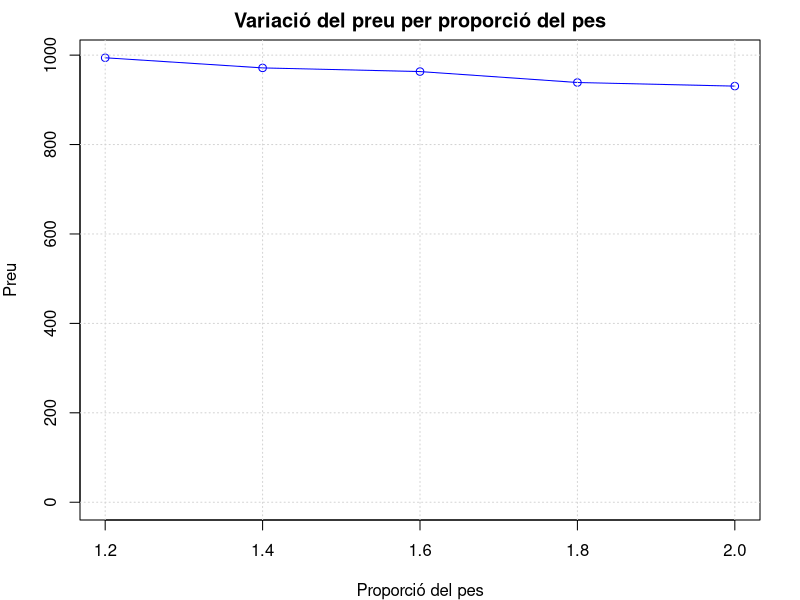
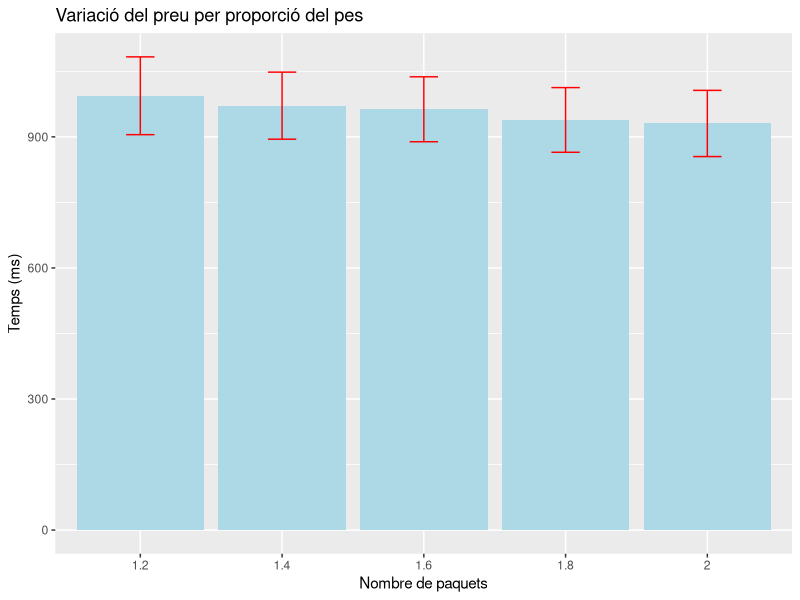
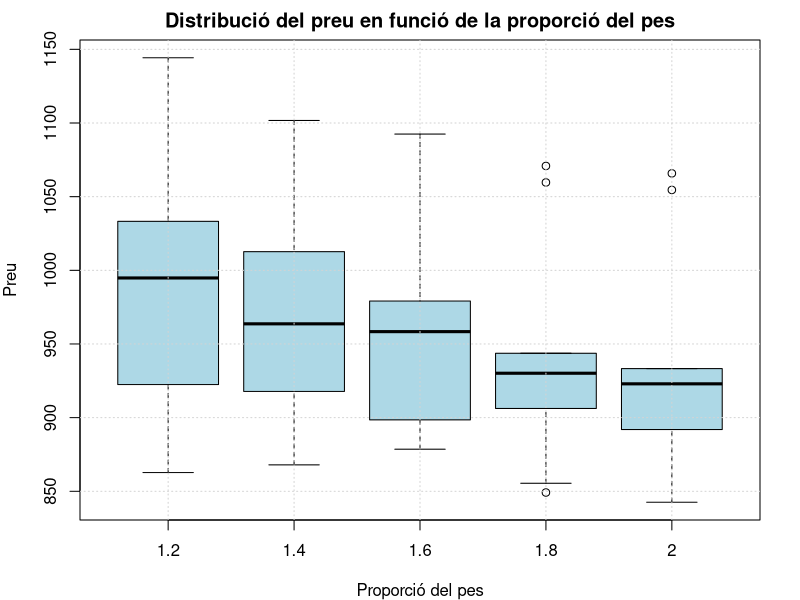

Generate these figures, in order, with R:
# Dades
data <- read.csv("exp5.csv", sep = ";")
# Seleccionar columnes dels temps per paquets
temps <- data[, c("X1.2", "X1.4", "X1.6", "X1.8", "X2.0")]

# Estadístiques bàsiques: mitjana i desviació estàndard
mean_times <- colMeans(temps)
sd_times <- apply(temps, 2, sd)
cv_times <- sd_times / mean_times

str(mean_times)  # Comprova l'estructura de mean_times
print(names(mean_times))
names(mean_times) <- c(1.2, 1.4, 1.6, 1.8, 2.0)

# Reduir les marges del gràfic
par(mar=c(4, 4, 2, 2))

# 1. Gràfic de línies per mostrar la mitjana del temps d'execució
plot(names(mean_times), mean_times, type="o", col="blue",
     xlab="Proporció del pes", ylab="Preu",
     main="Variació del preu per proporció del pes",
     ylim=c(0, max(mean_times)))
grid()

# 2. Gràfic de barres amb barres d'error (error bars)
library(ggplot2)
temps_means <- data.frame(Paquets=names(mean_times), Mitjana=mean_times, SD=sd_times)
ggplot(temps_means, aes(x=Paquets, y=Mitjana)) +
  geom_bar(stat="identity", fill="lightblue") +
  geom_errorbar(aes(ymin=Mitjana-SD, ymax=Mitjana+SD), width=0.2, color="red") +
  labs(title="Variació del preu per proporció del pes", x="Nombre de paquets", y="Temps (ms)")

# 3. Boxplot per comparar la distribució de temps d'execució per cada nombre de paquets
boxplot(temps, names=names(mean_times), xlab="Proporció del pes", ylab="Preu",
        main="Distribució del preu en funció de la proporció del pes", col="lightblue")
grid()

# 4. Mostra les estadístiques
mean_times
sd_times
cv_times
